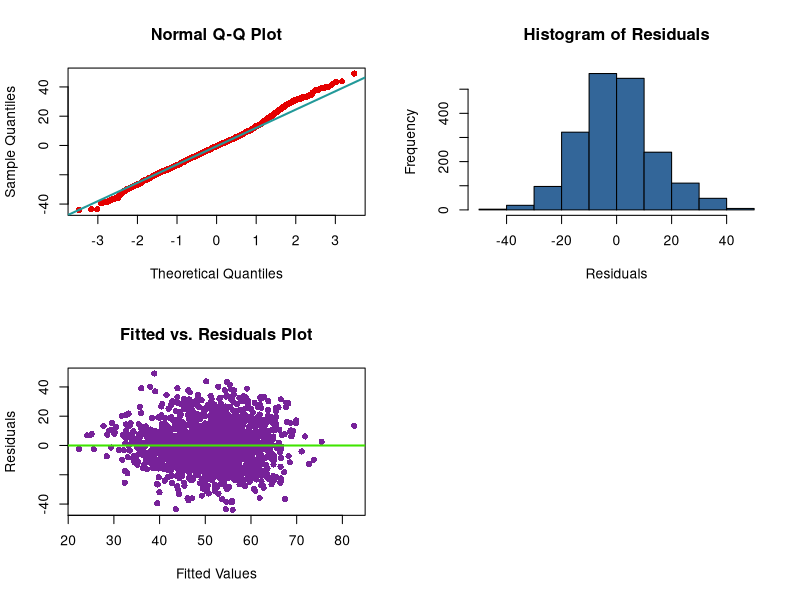
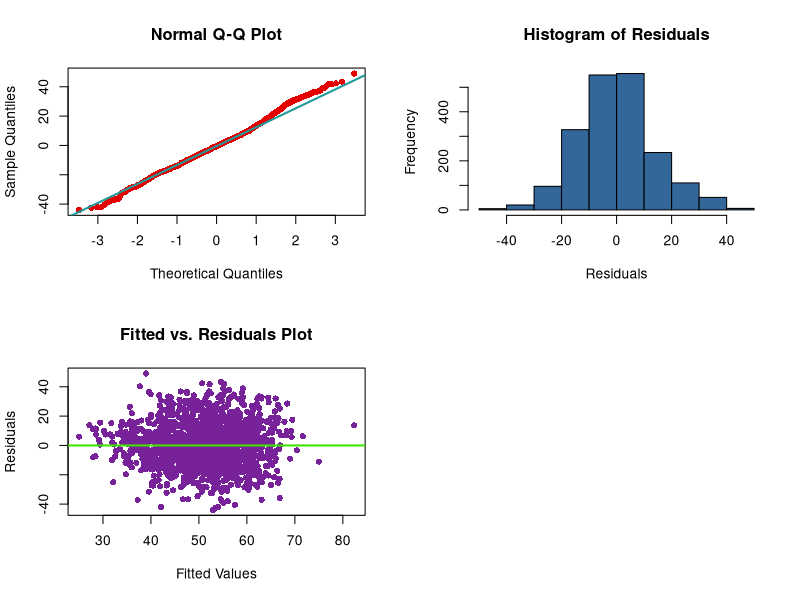
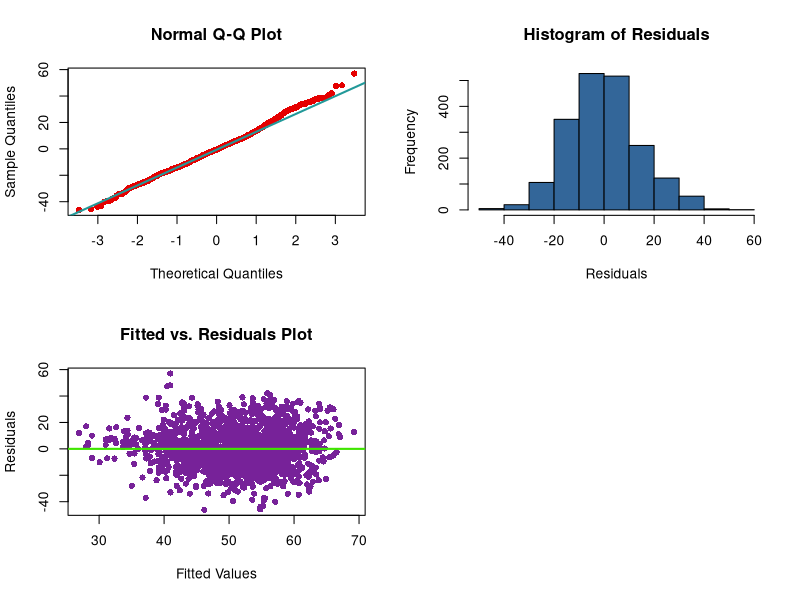
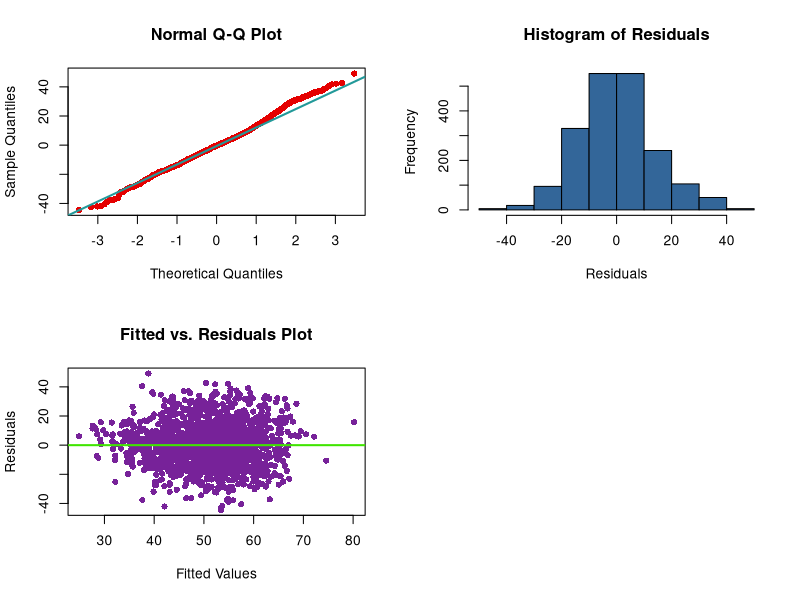
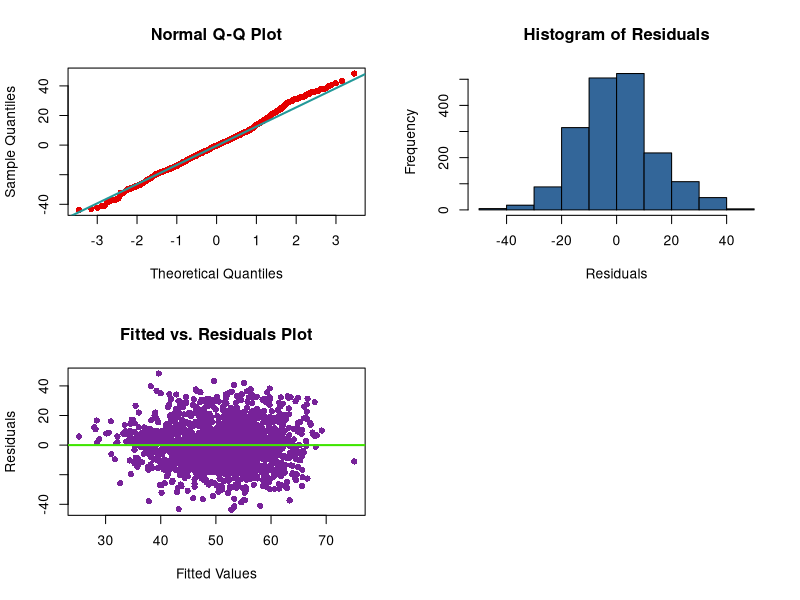
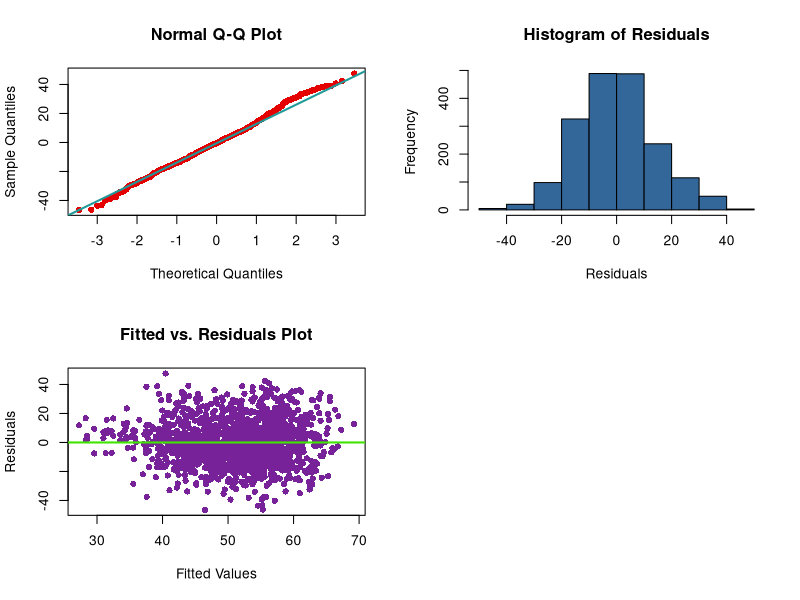
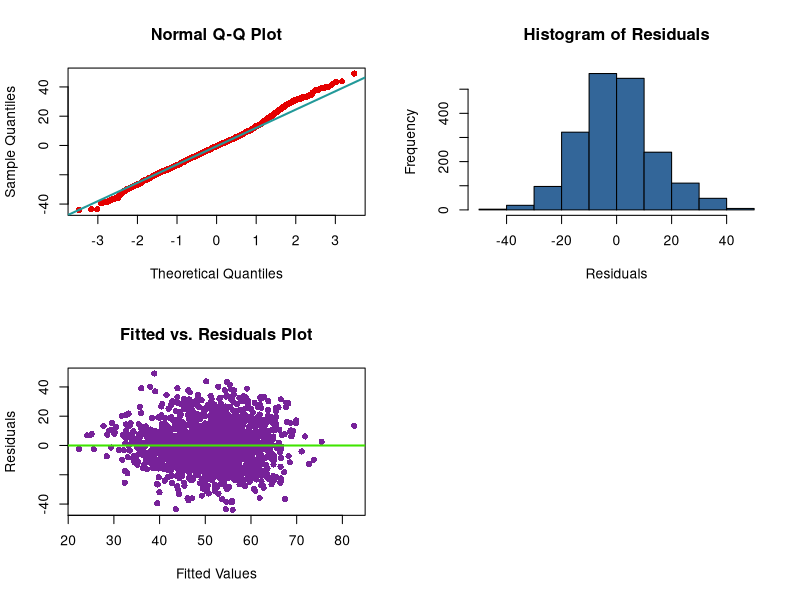
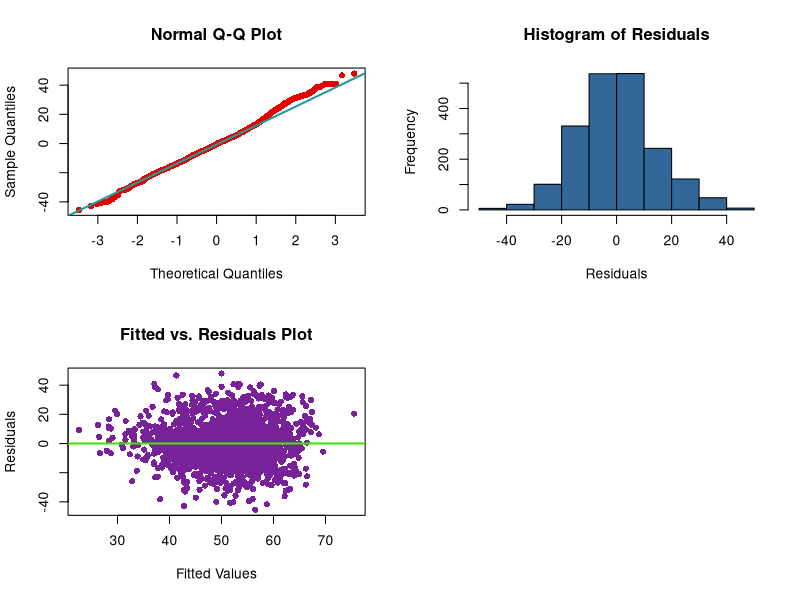

Reproduce these figures in R, in order.
## ---- chunk 1
knitr::opts_chunk$set(echo = TRUE)
library(lmtest)
purple = '#772299'; green = '#3FE500'; red = '#E50000'; lightblue = '#229999'; blue = '#336699'
## ---- chunk 2
knee = read.csv('knees.csv')
knee$Surgeon = as.factor(knee$Surgeon)
knee$Year = as.factor(knee$Year)
## ---- chunk 3
plots = function(model) {
  par(mfcol=c(2,2))
  qqnorm(resid(model), col = red, pch = 16)
  qqline(resid(model), col = lightblue, lwd = 2)
  plot(fitted(model), resid(model), xlab = 'Fitted Values', ylab = 'Residuals', main = 'Fitted vs. Residuals Plot', col = purple, pch = 16)
  abline(h = 0, col = green, lwd = 2)
  hist(resid(model), col = blue, main = 'Histogram of Residuals', xlab = 'Residuals')
}

evaluate = function(model){
  # Run each of the tests
  lambda = 1.000001 # this is a hack so the function will return a CrossValidation score - HatValues of 1.0 are causing a division by zero error.
  shapiroTest = shapiro.test(resid(model))
  bpTest = bptest(model)
  rSquared = summary(model)$r.squared
  adjRSquared = summary(model)$adj.r.squared
  loocv = sqrt(mean((resid(model) / (lambda - hatvalues(model))) ^ 2))
  large_hat = sum(hatvalues(model) > 2 * mean(hatvalues(model)))
  large_resid = sum(rstandard(model)[abs(rstandard(model)) > 2]) / (length(rstandard(model) + lambda))
  
  
  # Collect tests in dataframe
  values = data.frame(Result = c(prettyNum(shapiroTest$p.value), prettyNum(bpTest$p.value), prettyNum(rSquared), prettyNum(adjRSquared),prettyNum(loocv),               prettyNum(large_hat))) 
  rowNames = data.frame(Test = c('Shapiro Wilk pvalue', 'Breusch-Pagan pvalue', 'R Squared', 'Adj R Squared', 'Cross Validation', 'Large Hat Values'))

  summary_output = cbind(rowNames, values)
  show(summary_output)
  plots(model)
}

removeInfluential = function(model, data){
  large_lev_index = which(hatvalues(model) > 2 * mean(hatvalues(model)))
  cooks = which(cooks.distance(model) > 4 / length(cooks.distance(model)))
  rStandard = abs(rstandard(model))
  rStandardIndex = which(rStandard > 2)
  index_ = intersect(intersect(large_lev_index, cooks), rStandardIndex)
  newData = data[-index_ , ]
  return(newData)
}

IdentifyInfluential = function(model, data){
  large_lev_index = which(hatvalues(model) > 2 * mean(hatvalues(model)))
  cooks = which(cooks.distance(model) > 4 / length(cooks.distance(model)))
  rStandard = abs(rstandard(model))
  rStandardIndex = which(rStandard > 2)
  index_ = intersect(intersect(large_lev_index, cooks), rStandardIndex)
  return(index_)
}
removeLargeHatValues = function(model, data){
  largeHat = which(hatvalues(model) > 2 * mean(hatvalues(model)))
  newData = data[-largeHat, ]
  return(newData)
}

prediction_accuracy = function(model, data, margin) {
  upper = data + margin
  lower = data - margin
  prediction = predict(model, newdata = data)
  return(sum(prediction < upper & lower < prediction)) / length(prediction)
}
## ---- chunk 4
full_additive_model = lm(KneeScore_Surgeon ~ ., data = knee)
evaluate(full_additive_model)
## ---- chunk 5
model_eight = lm(KneeScore_Surgeon ~ . - Diagnosis - Race - TibialInsertType - FemoralComponentModel - PatellaModel - TibialTrayModel - TibialTraySize - FemoralComponentType, data = knee)
evaluate(model_eight)
## ---- chunk 6
anova(model_eight, full_additive_model)
## ---- chunk 7
n = length(resid(full_additive_model))
model_back_bic = step(full_additive_model, direction = "backward", k = log(n), trace = 0)
evaluate(model_back_bic)
anova(model_back_bic, full_additive_model)
## ---- chunk 8
options(warn=-1)
sample_idx = sample(1:nrow(knee), 1500)
train_data = knee[sample_idx, ]
test_data = knee[-sample_idx, ]

rmse  = function(actual, predicted) {  sqrt(mean((actual - predicted) ^ 2))}

full_test = rmse(test_data$KneeScore_Surgeon, predict(full_additive_model, test_data))
full_train = rmse(train_data$KneeScore_Surgeon, predict(full_additive_model, train_data))

test_mod_8 = rmse(test_data$KneeScore_Surgeon, predict(model_eight, test_data))
train_mod_8 = rmse(train_data$KneeScore_Surgeon, predict(model_eight, train_data))

bic_test = rmse(test_data$KneeScore_Surgeon, predict(model_back_bic, test_data))
bic_train = rmse(train_data$KneeScore_Surgeon, predict(model_back_bic, train_data))
## ---- chunk 9
new_dataframe = removeInfluential(model_eight, knee)
model_nine = lm(KneeScore_Surgeon ~ . - Diagnosis - Race - TibialInsertType - FemoralComponentModel - PatellaModel - TibialTrayModel - TibialTraySize - FemoralComponentType, data = new_dataframe)
evaluate(model_nine)
## ---- chunk 10
remove_hat_dataframe = removeLargeHatValues(model_nine, new_dataframe)
model_ten = lm(KneeScore_Surgeon ~ . - Diagnosis - Race - TibialInsertType - FemoralComponentModel - PatellaModel - TibialTrayModel - TibialTraySize - FemoralComponentType, data = remove_hat_dataframe)
evaluate(model_ten)
## ---- chunk 11
n = length(resid(model_ten))
model_10_bic = step(model_ten, direction = "backward", k = log(n), trace = 0)
evaluate(model_10_bic)
## ---- chunk 12
sample_idx_two = sample(1:nrow(remove_hat_dataframe), 1300)
train_data_two = remove_hat_dataframe[sample_idx_two, ]
test_data_two = remove_hat_dataframe[-sample_idx_two, ]

test_mod_10 = rmse(test_data_two$KneeScore_Surgeon, predict(model_ten, train_data_two))
train_mod_10 = rmse(train_data_two$KneeScore_Surgeon, predict(model_ten, train_data_two))

test_10_bic = rmse(test_data_two$KneeScore_Surgeon, predict(model_10_bic, train_data_two))
train_10_bic = rmse(train_data_two$KneeScore_Surgeon, predict(model_10_bic, train_data_two))
## ---- chunk 13
model = lm(KneeScore_Surgeon ~. , data = knee)
model_back_aic = step(model, direction = "backward", trace = 0)
model_for_aic = step(model, direction = "forward", trace = 0)
model_both_aic = step(model, direction = "both", trace = 0)

n = length(resid(model))
model_back_bic = step(model, direction = "backward", k = log(n), trace = 0)
model_for_bic = step(model, direction = "forward", k = log(n), trace = 0)
model_both_bic = step(model, direction = "both", k = log(n), trace = 0)
## ---- chunk 14
evaluate(model)
## ---- chunk 15
evaluate(model_back_aic)
## ---- chunk 16
evaluate(model_for_aic)
## ---- chunk 17
evaluate(model_both_aic)
## ---- chunk 18
## Adj.R.Squared: 0.24 - CrossValidation: 16.9
evaluate(model_back_bic)
## ---- chunk 19
evaluate(model_for_bic)
## ---- chunk 20
evaluate(model_both_bic)
## ---- chunk 21
## Remove large leverages
new_data = removeInfluential(model, knee)
model_without_large_leverages = lm(KneeScore_Surgeon ~ ., data = new_data)
evaluate(model_without_large_leverages)
## ---- chunk 22
which(hatvalues(model) == 1.0)
print(knee[17,])
print(knee[240,])
print(knee[638,])
print(knee[1093,])
print(knee[1775, ])
## ---- chunk 23
model_nine = lm(KneeScore_Surgeon ~ . - TibialInsertType - FemoralComponentModel - PatellaModel - TibialTrayModel - FemoralComponentType, data = knee)
evaluate(model_nine)
